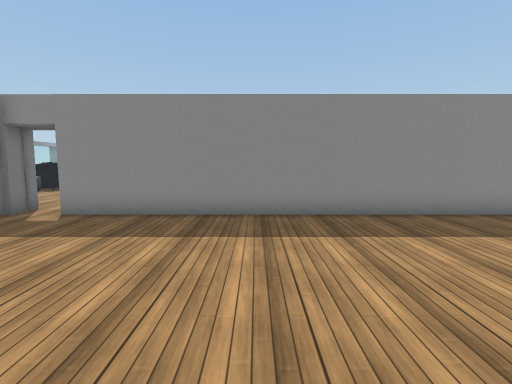
[1] (above)

12 first-person views from a walk through a Unity game level. The camera is 1.5 m above the floor, tilts 6° down and sees 85° across. Doors are open. The floor is counted in squares, 1 m on a side. Each view is taken from the middle of a square. On the plan, view 1 faces up. The plan holds only what a view shows up to about 14 squares ahead; the rest is blank. The place goes on beyond the plan. The player is left out. Some surface patterns are stand-ins.

[2]
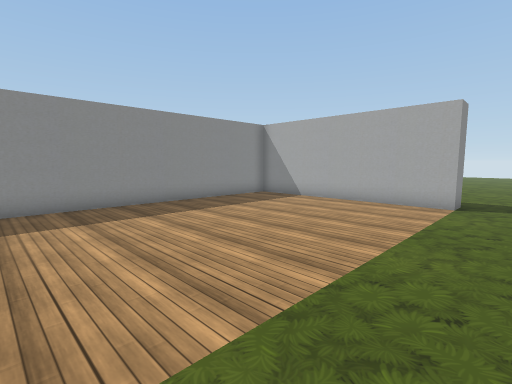

[3]
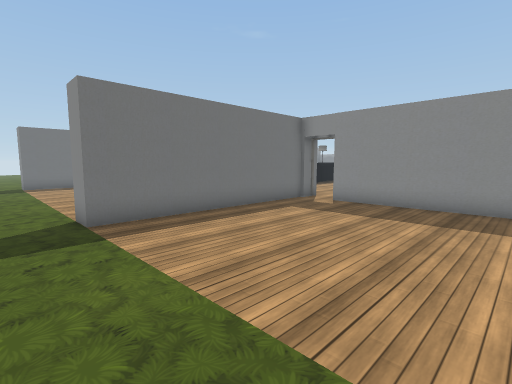

[4]
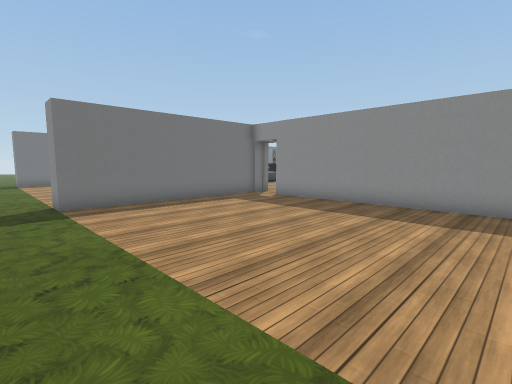

[5]
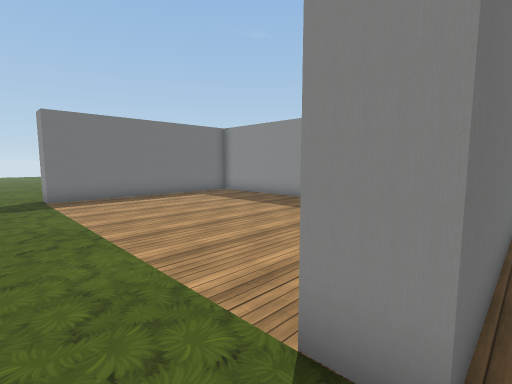

[6]
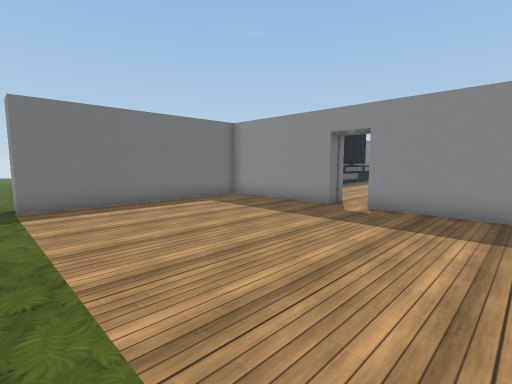

[7]
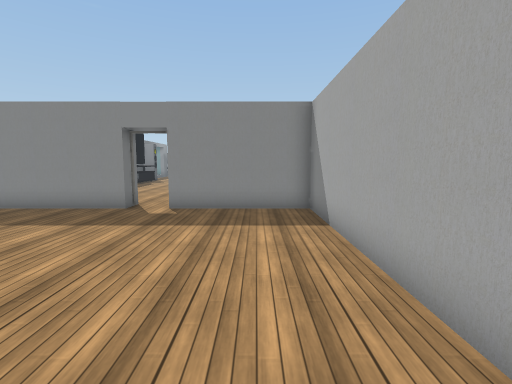

[8]
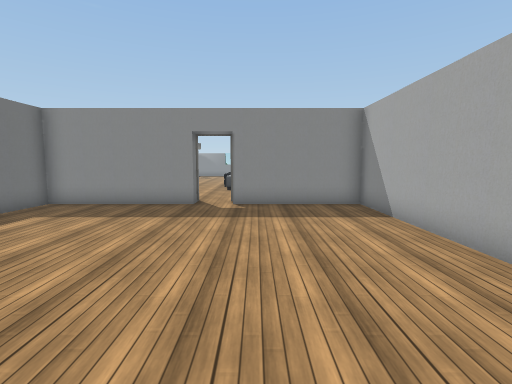

[9]
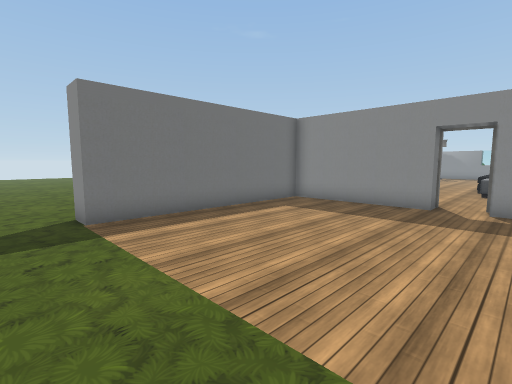

[10]
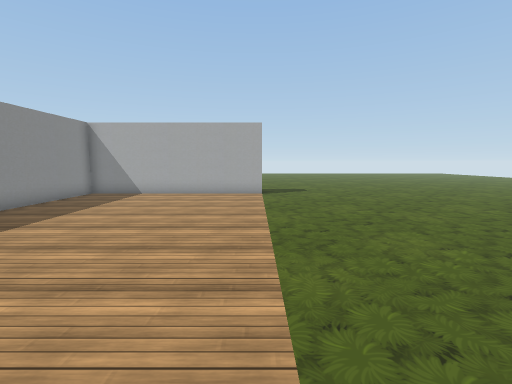

[11]
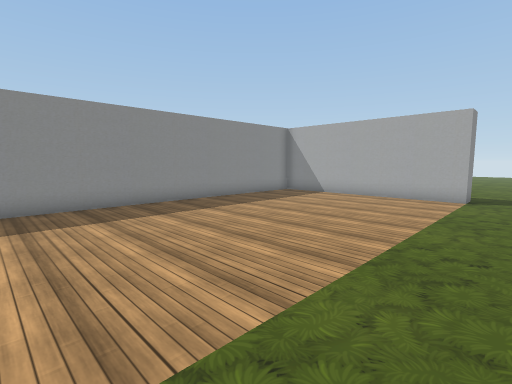

[12]
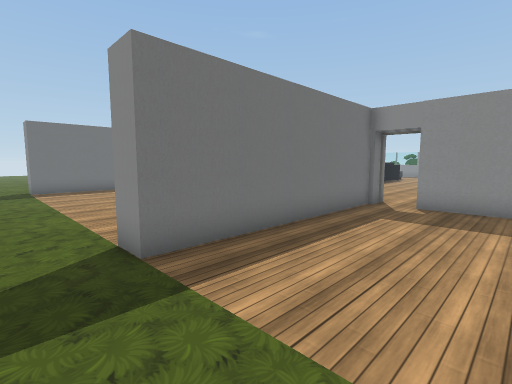

### Floor plan
Points are (right, up) in squares from view 1. A wall is a line through its corners. A room is listed if a view was taken in it or the views show most of it. See-through windows are left out.
Room 1 (views 1, 2, 3, 4, 5, 10, 11, 12)
walls: (10.5, -0.3) (10.5, 8) (-5.8, 8); (-7.2, 8.1) (-7.2, -0.3) (-8.2, -0.3)
ways out: opening at (-7.5, -1.5) to room 2; opening at (11, -1.5); open door at (-6.3, 8.7)
Room 2 (views 6, 7, 8, 9)
walls: (-14.2, 8) (-19.5, 8) (-19.5, -0.3); (-8.2, 0.8) (-8.2, 8) (-12.9, 8)
ways out: opening at (-7.5, -1.5) to room 1; opening at (-20, -1.5); open door at (-13.5, 8.5)

Positions as (right, up) in squares from view 1, and headings:
1: (0, 0), facing up
2: (0, -2), facing up-right
3: (0, -2), facing up-left
4: (3, -2), facing up-left
5: (-7, -2), facing up-left
6: (-9, -1), facing up-left
7: (-10, -1), facing up
8: (-12, -2), facing up
9: (-12, -2), facing up-left
10: (-3, 0), facing right
11: (-2, -2), facing up-right
12: (-3, -2), facing up-left
